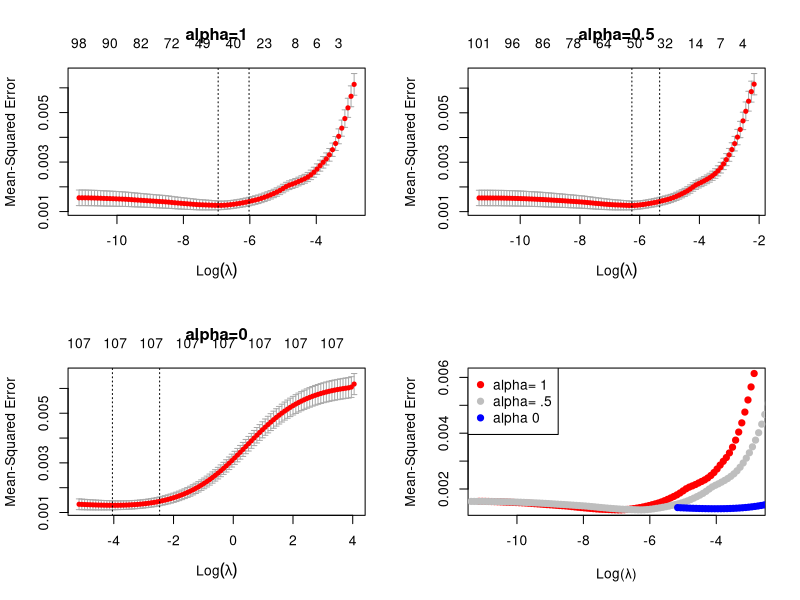
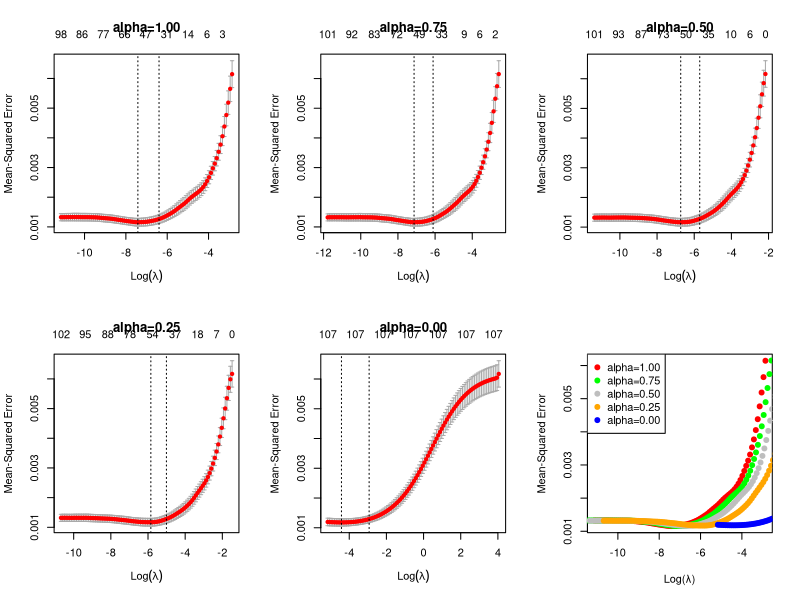

R code for these plots, in order: (Note: a time limit stopped this script after it produced the figures.)
## ---- chunk 1
knitr::opts_chunk$set(echo = TRUE)
## ---- chunk 2
library(dplyr)
library(ggplot2)
## ---- chunk 3
library(readr)
dataset <- read_csv("dataset.csv")
head(dataset)
## ---- chunk 4
library(caret)
nzv <- nearZeroVar(dataset, saveMetrics = FALSE)
dataset <- dataset[, -nzv]
## ---- chunk 5
set.seed(123) # for reproducibility
sample_index <- sample(1:nrow(dataset), 0.7*nrow(dataset))
train_data <- dataset[sample_index, ]
test_data <- dataset[-sample_index, ]
## ---- chunk 6
install.packages("glmnet")
## ---- chunk 7
library(glmnet)
y <- train_data$tmg
x <- train_data %>% select(-name,-tmg) %>% as.matrix()
## ---- chunk 8
library(caret)
scaled_x <- preProcess(x, method = c("center", "scale"))
x <- predict(scaled_x, x)
## ---- chunk 9
# Elastic Net model
set.seed(123)
cv_model <- cv.glmnet(x, y, alpha = 0.5) # alpha=0.5 indicates Elastic Net
best_lambda <- cv_model$lambda.min
model_en <- glmnet(x, y, alpha = 0.5, lambda = best_lambda)
print(model_en)
## ---- chunk 10

foldid <- sample(1:10, size = length(y), replace = TRUE)
cv1  <- cv.glmnet(x, y, foldid = foldid, alpha = 1)
cv.5 <- cv.glmnet(x, y, foldid = foldid, alpha = 0.5)
cv0  <- cv.glmnet(x, y, foldid = foldid, alpha = 0)

par(mfrow = c(2,2))
plot(cv1);
title("alpha=1")
plot(cv.5, );
title("alpha=0.5")
plot(cv0)
title("alpha=0")
plot(log(cv1$lambda)   , cv1$cvm , pch = 19, col = "red", xlab = "Log(λ)", ylab = cv1$name)
points(log(cv.5$lambda), cv.5$cvm, pch = 19, col = "grey")
points(log(cv0$lambda) , cv0$cvm , pch = 19, col = "blue")
legend("topleft", legend = c("alpha= 1", "alpha= .5", "alpha 0"), pch = 19, col = c("red","grey","blue"))

## ---- chunk 11
foldid <- sample(1:10, size = length(y), replace = TRUE)
cv1.00 <- cv.glmnet(x, y, foldid = foldid, alpha = 1.00)
cv0.75 <- cv.glmnet(x, y, foldid = foldid, alpha = 0.75)
cv0.50 <- cv.glmnet(x, y, foldid = foldid, alpha = 0.50)
cv0.25 <- cv.glmnet(x, y, foldid = foldid, alpha = 0.25)
cv0.00 <- cv.glmnet(x, y, foldid = foldid, alpha = 0.00)

par(mfrow = c(2,3))
plot(cv1.00); title("alpha=1.00")
plot(cv0.75); title("alpha=0.75")
plot(cv0.50); title("alpha=0.50")
plot(cv0.25); title("alpha=0.25")
plot(cv0.00); title("alpha=0.00")
plot(log(cv1.00$lambda), cv1.00$cvm , pch = 19, col = "red", xlab = "Log(λ)", ylab = cv1$name)
points(log(cv0.75$lambda), cv0.75$cvm, pch = 19, col = "green")
points(log(cv0.50$lambda), cv0.50$cvm, pch = 19, col = "grey")
points(log(cv0.25$lambda), cv0.25$cvm, pch = 19, col = "orange")
points(log(cv0.00$lambda), cv0.00$cvm, pch = 19, col = "blue")
alphas = c("alpha=1.00", "alpha=0.75", "alpha=0.50", "alpha=0.25", "alpha=0.00")
legend("topleft", legend = alphas, pch = 19, col = c("red","green","grey","orange","blue"))
cvm=c(min(cv1.00$cvm), min(cv0.75$cvm), min(cv0.50$cvm), min(cv0.25$cvm), min(cv0.00$cvm))
loglambda=c(log(cv1.00$lambda[which.min(cv1.00$cvm)]),log(cv0.75$lambda[which.min(cv0.75$cvm)]), log(cv0.50$lambda[which.min(cv0.50$cvm)]), log(cv0.25$lambda[which.min(cv0.25$cvm)]), log(cv0.00$lambda[which.min(cv0.00$cvm)]))
data.frame(alphas=alphas, CVM=cvm, minCVMLogLambda=loglambda)
## ---- chunk 12
install.packages("parallel")
library(parallel)
## ---- chunk 13
foldid <- sample(1:10, size = length(y), replace = TRUE)
test_alpha <- function(alpha){
  net <- cv.glmnet(x, y, foldid = foldid, alpha = alpha)
  per05 <- apply(cbind(a=net$cvm, b=log(net$lambda)), 2, quantile, probs = 0.05)
  per10 <- apply(cbind(a=net$cvm, b=log(net$lambda)), 2, quantile, probs = 0.10)
  per15 <- apply(cbind(a=net$cvm, b=log(net$lambda)), 2, quantile, probs = 0.15)
  per20 <- apply(cbind(a=net$cvm, b=log(net$lambda)), 2, quantile, probs = 0.20)
  
  return(data.frame(
    alpha=alpha,
    minCVM=min(net$cvm),
    bestLambda=log(net$lambda[which.min(net$cvm)]),
    per05CVM=per05[1],
    per10CVM=per10[1],
    per15CVM=per15[1],
    per20CVM=per20[1]
  ))
}
test_alphas <- seq(from = 0, to = 1, length.out = 1000)
test_results <- bind_rows(mclapply(test_alphas, test_alpha, mc.cores=32))
# test_results <- bind_rows(lapply(test_alphas, test_alpha))
## ---- chunk 14
print(test_results)
test_results
# par(mfrow = c(2, 1))
plot(x=test_results$alpha, y=test_results$bestLambda, ylab="bestLambda")
plot(x=test_results$alpha, y=test_results$minCVM, ylab="00 percentile")
# plot(x=test_results$alpha, y=test_results$per05CVM, ylab="05 percentile")
# plot(x=test_results$alpha, y=test_results$per10CVM, ylab="10 percentile")
# plot(x=test_results$alpha, y=test_results$per15CVM, ylab="15 percentile")
# plot(x=test_results$alpha, y=test_results$per20CVM, ylab="20 percentile")
## ---- chunk 15
# The variable importance is inferred from the coefficients
calculate_top_importance <- function(model, top_n){
  c <- coef(model)
  predictor <- c  %>% rownames()
  importance <- c %>% as.matrix()
  importance <- data.frame(predictor,importance)
  rownames(importance) <- NULL
  names(importance)[2] <- "importance"
  importance<-importance[-1,] # Exclude intercept
  importance <- importance[order(-importance$importance), ]
  importance <- head(importance, top_n)
}
top <- calculate_top_importance()
## ---- chunk 16
library(dplyr)
library(ggplot2)
plot_perm <-importance  %>%  mutate(predictor = factor(predictor, levels = rev(unique(predictor)))) %>%
  ggplot()+
  geom_col(aes(y=predictor,x=importance),fill='darkblue', color='gray')+
  ggtitle("Top 20 predictor importance using glmnet")+
  theme_minimal()
plot_perm
## ---- chunk 17
x_test <- test_data %>% select(-name,-tmg) %>% as.matrix()
y_test <- test_data$tmg

x_test <-predict(scaled_x, x_test)

predictions <- predict(model_en, s = best_lambda, newx = x_test)
# Compute the RMSE (Root Mean Square Error)
RMSE <- sqrt(mean((predictions - y_test)^2))
print(RMSE)
## ---- chunk 18

results <- data.frame(Reference = y_test, Predicted = as.vector(predictions))
ggplot(results, aes(x = Reference, y = Predicted)) +
  geom_point(color='blue') +
  geom_abline(intercept = 0, slope = 1, color='red') +
  ggtitle("Predicted vs Reference values") +
  xlab("Reference Values") +
  ylab("Predicted Values") +
  theme_bw()
